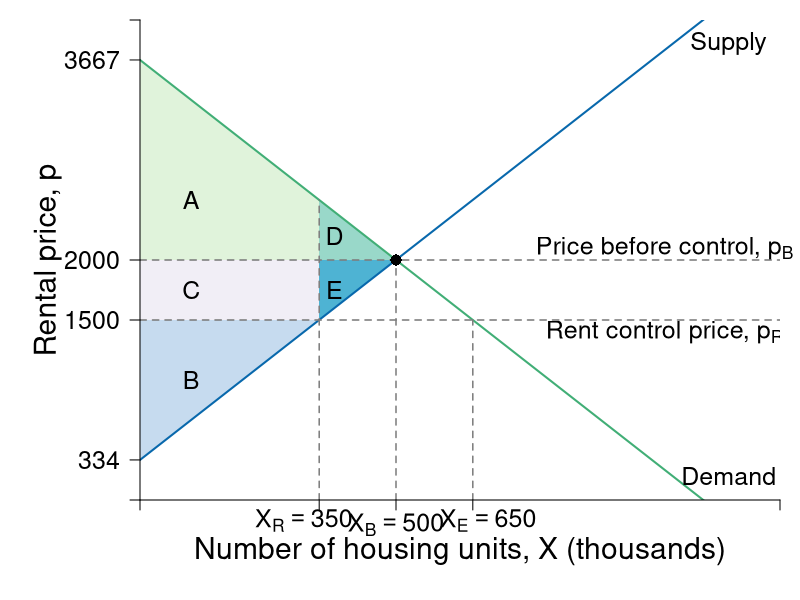

Write R code to recreate this figure.
require(shape)
pdf(file = "public_mechanism/landlord_rc.pdf", width = 9, height = 7)

# Set parameters for graphics
axislabelsize <- 1.8
labelsize <- 1.5
namesize <- 1.8
annotatesize <- 1.5
graphlinewidth <- 2
segmentlinewidth <- 1.5

COL <- c("#7fc97f", "#beaed4", "#fdc086", "#ffff99", "#386cb0", "#f0027f", "#bf5b17", "#666666")
COLA <- c("#e0f3db", "#99d8c9","#66c2a4","#41ae76", "#238b45", "#005824")
COLB <- c("#c6dbef", "#4eb3d3", "#2b8cbe", "#0868ac","#084081")
COLC <- c("#fcfbfd", "#efedf5", "#dadaeb", "#bcbddc", "#9e9ac8", "#807dba", "#6a51a3", "#54278f", "#3f007d")
grays <- gray.colors(25, start = 1, end = 0, alpha = 1)

par(mar =  c(5, 7, 1, 1))


# Demand <- function(x, rmax = 20, xmax = 12, n = 8) {
#   rmax - (rmax/(n*xmax))*x
# }

Demand <- function(x, c2 = 3667, m = 10/3) {
  c2 - m*x
}

Supply <- function(x, c1 = 334, m = 10/3){
  c1 + m*x
}

xlims <- c(0, 1250)
ylims <- c(0, 4000)

npts <- 501 
x <- seq(xlims[1], xlims[2], length.out = npts)
y <- seq(ylims[1], ylims[2], length.out = npts) 
#a <- c(46.08, 55, 64)
#b <- c(46.08, 55, 64)

plot(0, 0, xlim = xlims, ylim = ylims, type = "n",
     xlab = expression(paste("")),
     ylab = expression(paste("")), 
     xaxt = "n", 
     yaxt = "n", 
     cex.lab = axislabelsize, 
     bty = "n",
     xaxs = "i", 
     yaxs = "i")


ticksy <- c(0, 334, 1500, 2000, 3667, ylims[2])
ylabels <- c(NA, 334, 1500, 2000, 3667, NA)
ticksx <- c(0, 350, 500, 650, xlims[2])
xlabels <- c(NA, NA, expression(paste(X[B] == 500)), NA, NA)

text(320, -170, expression(paste(X[R] == 350)), cex = labelsize, xpd = TRUE)
text(680, -170, expression(paste(X[E] == 650)), cex = labelsize, xpd = TRUE)

npts <- 500 
xx1 <- seq(xlims[1], xlims[2], length.out = npts)

#Draw the polygon for landlord surplus
xpoly1 <- c(0, 350, 0, 0)
ypoly1 <- c(Supply(x = 0), 1500, 1500, 1500)
polygon(x = xpoly1, y = ypoly1, col=COLB[1], density=NULL, border = NA)

#Draw the polygon for renter surplus
xpoly2 <- c(0, 350, 350, 0)
ypoly2 <- c(2000, 2000, Demand(x = 350), Demand(x = 0))
polygon(x = xpoly2, y = ypoly2, col=COLA[1], density=NULL, border = NA)

#Draw the polygon for renter loss
xpoly3 <- c(350, 350, 500)
ypoly3 <- c( 2000, Demand(x = 350), 2000)
polygon(x = xpoly3, y = ypoly3, col=COLA[2], density=NULL, border = NA)

#Draw the polygon for LL loss
xpoly4 <- c(350, 350, 500)
ypoly4 <- c(1500, 2000, 2000)
polygon(x = xpoly4, y = ypoly4, col=COLB[2], density=NULL, border = NA)

# Draw now renters surplus
xpoly5 <- c(0, 0, 350, 350)
ypoly5 <- c(2000, 1500, 1500, 2000)
polygon(x = xpoly5, y = ypoly5, col= "#f1eef6", density=NULL, border = NA)

#text(51, 5.5, expression(paste("Landlord Surplus Lost")), xpd = TRUE, cex = labelsize) 


#Lines for mrs graph
lines(xx1, Demand(xx1), col = COLA[4], lwd = graphlinewidth)
lines(xx1, Supply(xx1), col = COLB[4], lwd = graphlinewidth)


# Segments
segments(500, 0, 500, 2000, lty = 2, col = grays[20] , lwd = segmentlinewidth)
segments(350, 0, 350, Demand(x = 350), lty = 2, col = grays[20] , lwd = segmentlinewidth)
segments(650, 0, 650, Demand(x = 650), lty = 2, col = grays[20] , lwd = segmentlinewidth)
segments(0, 2000, xlims[2], 2000, lty = 2, grays[20] , lwd = segmentlinewidth)
segments(0, 1500, xlims[2], 1500, lty = 2, grays[20] , lwd = segmentlinewidth)

# Points
points(500, 2000, pch = 16, col = "black", cex = 1.5)

#Label axes
mtext(expression(paste("Number of housing units, ", X, " (thousands)")), side=1, line = 2.5, cex = axislabelsize)
text(-180, 0.5*ylims[2], expression(paste("Rental price, ", p)), xpd = TRUE, cex = axislabelsize, srt = 90) 


text(1025, 2100, expression(paste("Price before control, ", p[B])), cex = labelsize, xpd = TRUE)
text(1025, 1400, expression(paste("Rent control price, ", p[R])), cex = labelsize)


text(100, 2500, expression(paste("A")), xpd = TRUE, cex = labelsize)
text(100, 1000, expression(paste("B")), xpd = TRUE, cex = labelsize)
text(100, 1750, expression(paste("C")), xpd = TRUE, cex = labelsize)
text(380, 2200, expression(paste("D")), xpd = TRUE, cex = labelsize)
text(380, 1750, expression(paste("E")), xpd = TRUE, cex = labelsize)



text(1150, 200, expression("Demand"), cex = labelsize)
text(1150, 3800, expression("Supply"), cex = labelsize)

axis(1, at = ticksx, pos = 0, labels = xlabels, cex.axis = labelsize)
axis(2, at = ticksy, pos = 0, labels = ylabels, las = 1, cex.axis = labelsize)


dev.off()
